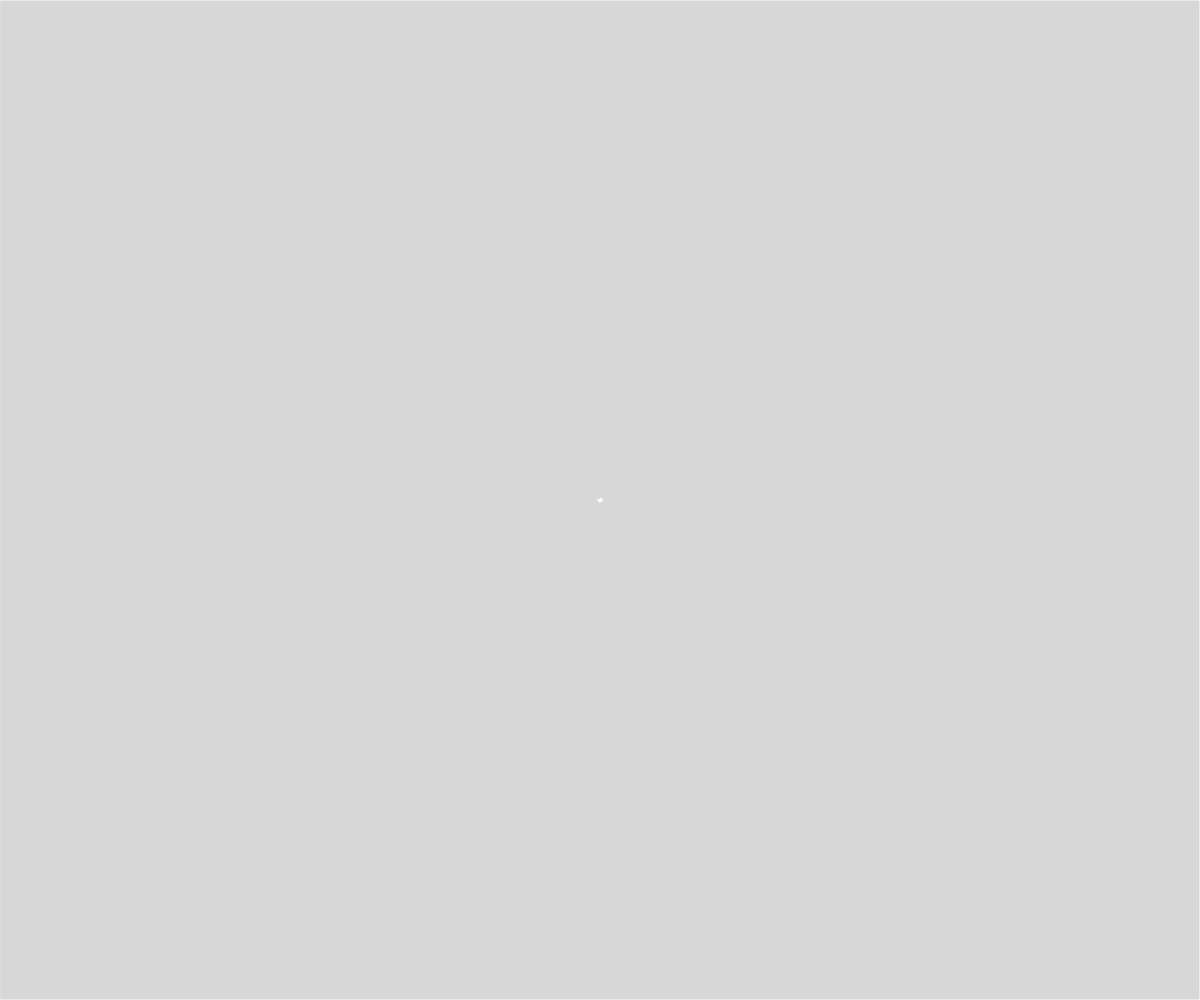
Frame 1 (no input)
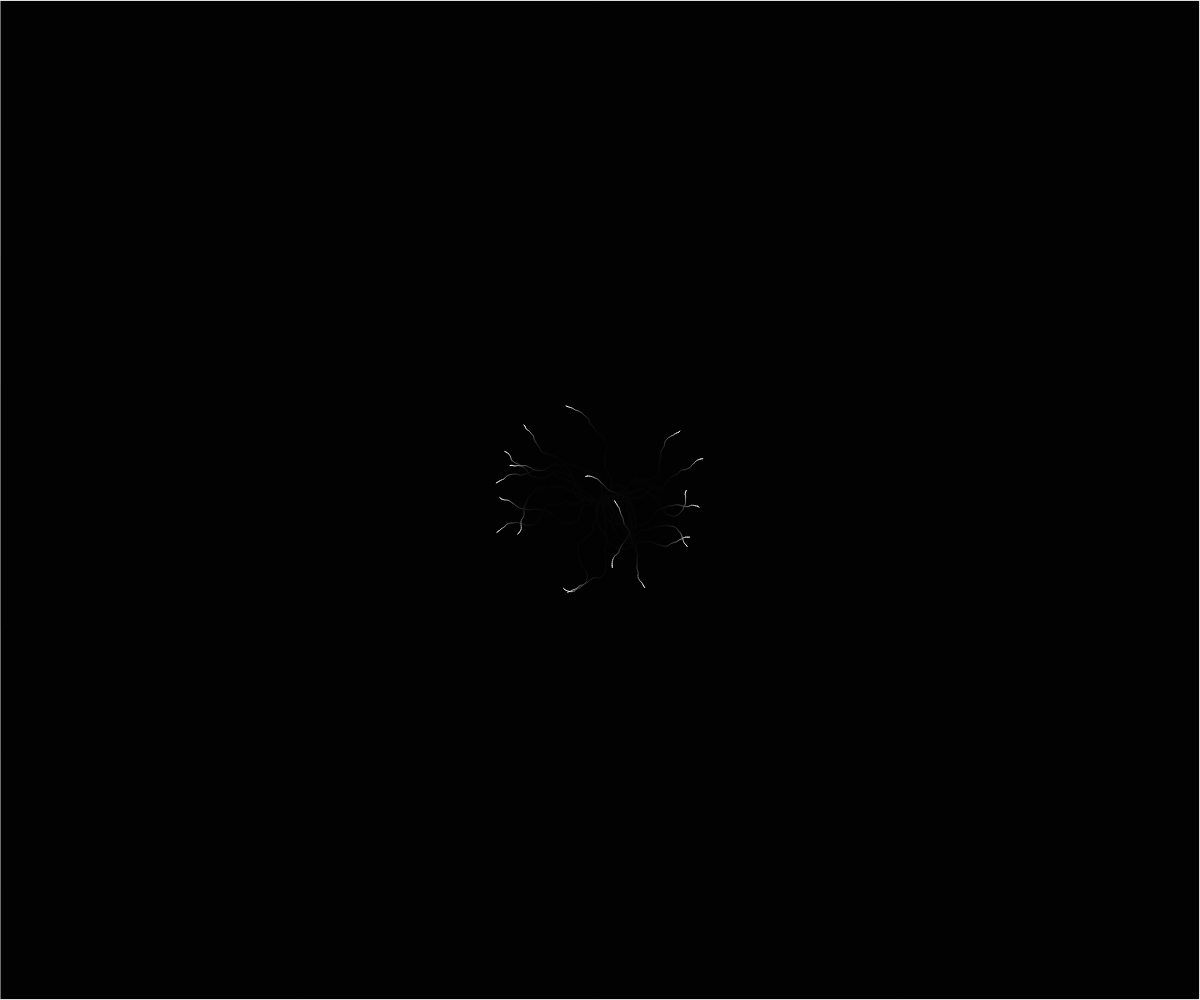
Frame 60 (no input)
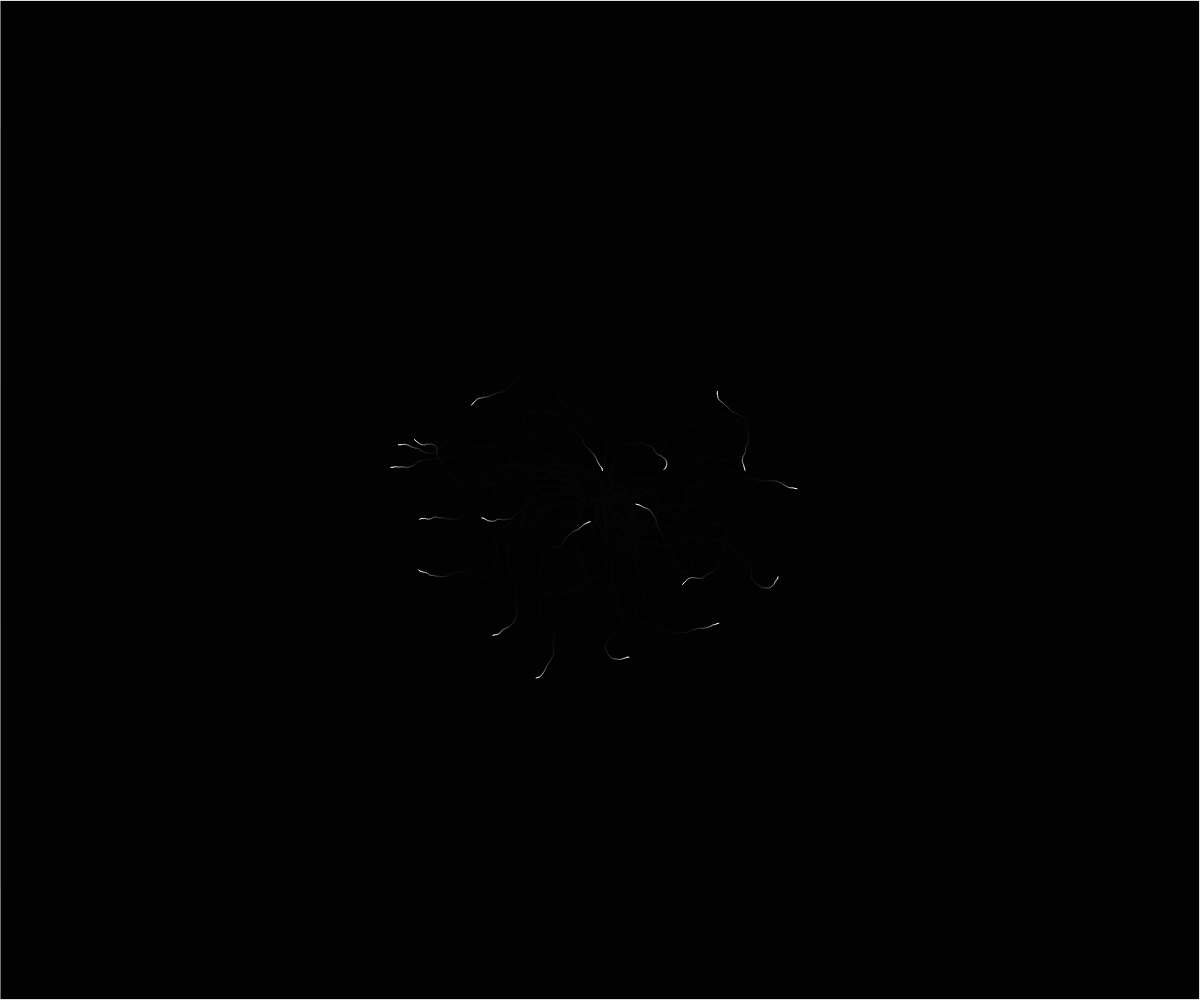
Frame 120 (the mouse pressed at the canvas centre since frame 60)

The p5.js sketch that drew these frames (run headless with seeded random() and noise() and a simulated clock; from frame 60 on, the mouse is pressed at the canvas centre):

// p5.js sketch
// ── sketch.js
"use strict"

const rand = (range) => range * Math.random()

const bolt = {
  x: 0,
  y: 0,
  newX: 0,
  newY: 0,
  angle: 0,
  size: 2,
  history: [],

  distanceFromCenter: function() {
    const dcy = Math.abs(this.newY - this.cy)
    const dcx = Math.abs(this.newX - this.cx)

    return Math.sqrt(dcy*dcy + dcx*dcx)
  },

  step: function() {
    const r = Math.random()
    this.angle += (r - 0.5)*0.8
    this.x = this.newX
    this.y = this.newY

    this.newX = Math.cos(this.angle)*this.size + this.x
    this.newY = Math.sin(this.angle)*this.size + this.y

    const dist = (this.cx < this.cy) ? this.cx*0.9 : this.cy*0.9
    if (this.distanceFromCenter() > dist) {
      // noLoop()
      for (let i = 1; i < this.history.length; i++) {
        const x1 = this.history[i-1][0]
        const y1 = this.history[i-1][1]
        const x2 = this.history[i][0]
        const y2 = this.history[i][1]
        line(x1, y1, x2, y2)
      }

      this.onEnd()
    } else {
      this.history.push([this.x, this.y])
    }
  },

  draw: function() {
    line(this.x, this.y, this.newX, this.newY)
  }
}

const makeBolt = (mixin) => {
  let newBolt = {
    angle: rand(Math.PI*2),
    history:[],

    onEnd: function() {
      bolts = bolts.filter( bolt => bolt.id !== this.id)
      bolts.push(makeBolt(mixin))
    }
  }

  return Object.assign(Object.create(bolt), newBolt, mixin || {})
}


let bolts = []

function setup() {
  createCanvas(windowWidth, windowHeight, P2D)
  stroke(255)
  fill(0,0,0,40)

  for (let i = 0; i < 20; i++)
    bolts.push(makeBolt({
      id: i,
      newX: windowWidth/2,
      newY: windowHeight/2,
      cx: windowWidth/2,
      cy: windowHeight/2,
    }))
}

function draw() {
  rect(0, 0, windowWidth, windowHeight)

  bolts.forEach( b => {
    b.step()
    b.draw()
  })
}
